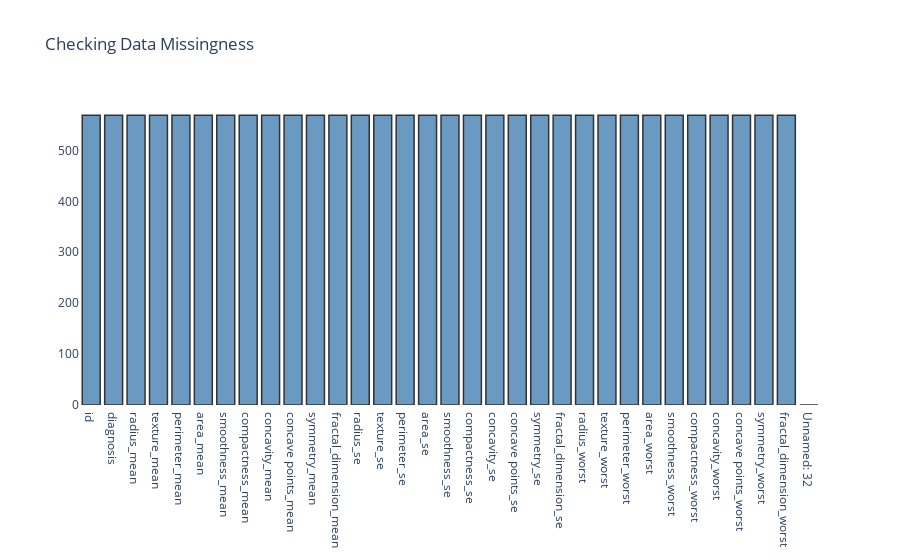

The notebook cell saved with this chart:
### Markdown cell above
All columns have the same number of features but for "Unnamed: 32". In the next check I will check for and validate missingness

### Code cell
null_feat = pd.DataFrame(len(data['id']) - data.isnull().sum(), columns = ['Count'])

trace = go.Bar(x = null_feat.index, y = null_feat['Count'] ,opacity = 0.8, marker=dict(color = 'steelblue',
        line=dict(color='black',width=1.5)))

layout = dict(title =  "Checking Data Missingness", plot_bgcolor = "white")
                    
fig = dict(data = [trace], layout=layout)
py.iplot(fig)

### Figure 1 — Plotly figure (JSON) as saved in the notebook; plotly's stock layout.template omitted (floating-point values rounded to 4 significant figures)
{"data": [{"marker": {"color": "steelblue", "line": {"color": "black", "width": 1.5}}, "opacity": 0.8, "type": "bar", "x": ["id", "diagnosis", "radius_mean", "texture_mean", "perimeter_mean", "area_mean", "smoothness_mean", "compactness_mean", "concavity_mean", "concave points_mean", "symmetry_mean", "fractal_dimension_mean", "radius_se", "texture_se", "perimeter_se", "area_se", "smoothness_se", "compactness_se", "concavity_se", "concave points_se", "symmetry_se", "fractal_dimension_se", "radius_worst", "texture_worst", "perimeter_worst", "area_worst", "smoothness_worst", "compactness_worst", "concavity_worst", "concave points_worst", "symmetry_worst", "fractal_dimension_worst", "Unnamed: 32"], "y": [569, 569, 569, 569, 569, 569, 569, 569, 569, 569, 569, 569, 569, 569, 569, 569, 569, 569, 569, 569, 569, 569, 569, 569, 569, 569, 569, 569, 569, 569, 569, 569, 0]}], "layout": {"plot_bgcolor": "white", "title": {"text": "Checking Data Missingness"}}}
